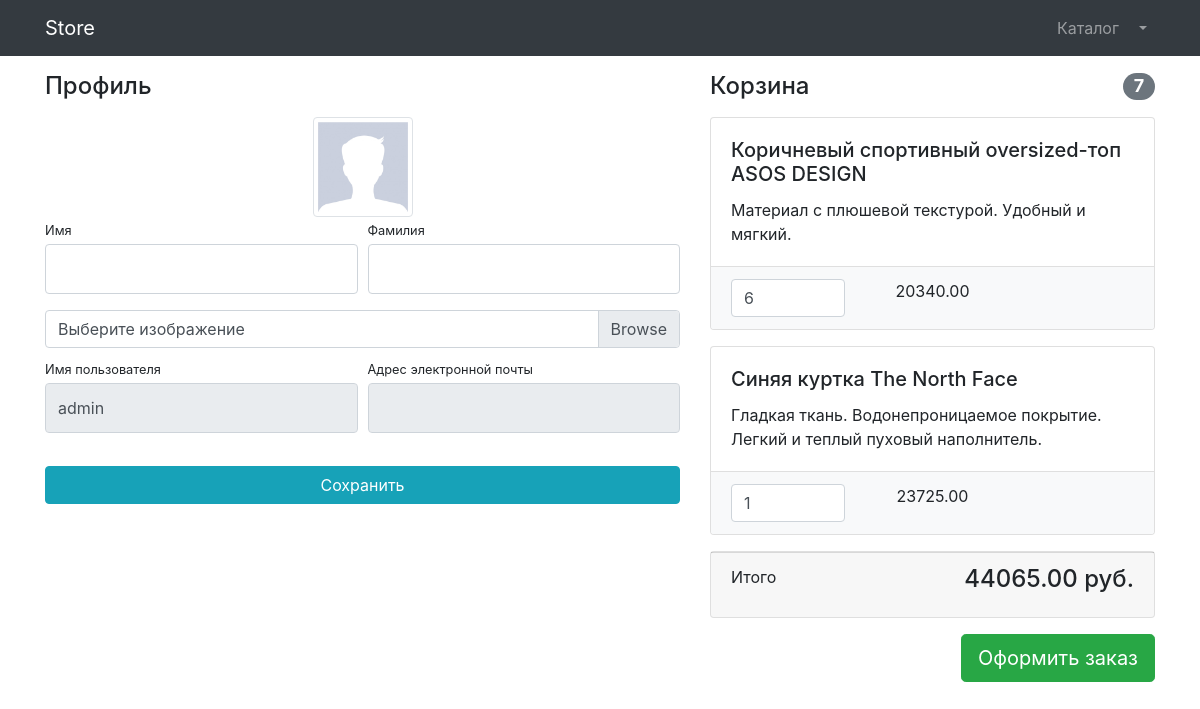
Before: /users/profile/ (signed in) with the older database file.
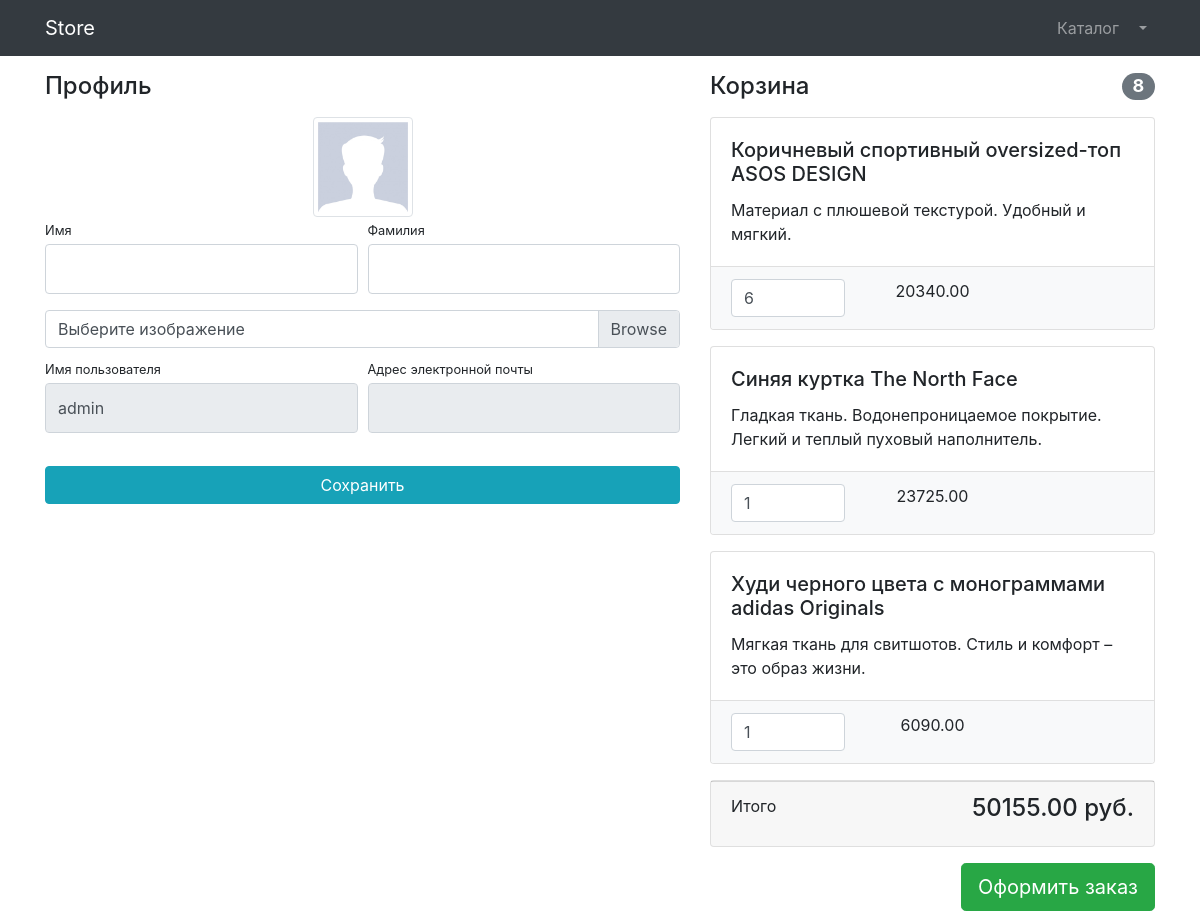
After: the same page with the newer database file.
### products/models.py (models this page shows, shortened)
class Basket(models.Model):
    user = models.ForeignKey(to=User, on_delete=models.PROTECT)
    product = models.ForeignKey(to=Product, on_delete=models.PROTECT)
    quantity = models.PositiveSmallIntegerField(default=0)
    created_timestamp = models.DateTimeField(auto_now_add=True)  # Автоматически заполняется
    objects = BasketQuerySet.as_manager()
    def sum(self):
        return self.product.price * self.quantity

class Product(models.Model):
    name = models.CharField(max_length=256)
    description = models.TextField()
    price = models.DecimalField(max_digits=8, decimal_places=2)
    quantity = models.PositiveIntegerField(default=0)
    image = models.ImageField(upload_to='products_images')
    category = models.ForeignKey(to=ProductCategory, on_delete=models.CASCADE)
    class Meta:
        verbose_name = 'Продукт'
        verbose_name_plural = 'Продукция'

### users/views.py (the view)
# urls.py: path('profile/', profile, name='profile'),
@login_required
def profile(request):
    if request.method == 'POST':
        form = UserProfileForm(instance=request.user, data=request.POST, files=request.FILES)
        if form.is_valid():
            form.save()
            return HttpResponseRedirect(reverse('users:profile'))
    else:
        form = UserProfileForm(instance=request.user)
    context = {
        'title': 'Store - Профиль',
        'form': form,
        'baskets': Basket.objects.filter(user=request.user),
    }
    return render(request, 'users/profile.html', context)

### users/forms.py
class UserProfileForm(UserChangeForm):
    first_name = forms.CharField(widget=forms.TextInput(attrs={'class': 'form-control py-4'}))
    last_name = forms.CharField(widget=forms.TextInput(attrs={'class': 'form-control py-4'}))
    image = forms.ImageField(widget=forms.FileInput(attrs={'class': 'custom-file-input'}), required=False) # не обяз
    username = forms.CharField(widget=forms.TextInput(attrs={'class': 'form-control py-4', 'readonly': True}))
    email = forms.CharField(widget=forms.TextInput(attrs={'class': 'form-control py-4', 'readonly': True}))
    class Meta:
        model = User
        fields = ('first_name', 'last_name', 'image', 'username', 'email')

### products/models.py (called while the page is built)
    def total_sum(self):
        return sum(basket.sum() for basket in self)

    def total_quantity(self):
        return sum(basket.quantity for basket in self)

### users/templates/users/profile.html (shortened to what this page needs)
{% extends 'products/base.html' %}
{% load static %}
{% block css %}
<link href="{% static 'vendor/css/profile.css' %}" rel="stylesheet">
{% endblock %}
{% block content %}
<div class="container">
    <div class="row">
        <div class="col-lg-7">
            <h4 class="mt-3 mb-3">Профиль</h4>
            <div class="col-lg-12 text-center">
                <img width="100" height="100"
                     src="{% if user.image %} {{ users.image.url }} {% else %} {% static 'vendor/img/users/default_avatar.jpg' %} {% endif %}"
                     class="img-thumbnail">
            </div>
            <form action="{% url 'users:profile' %}" method="post" enctype="multipart/form-data">
                <div class="form-row">
                    <div class="col-lg-6">
                        <div class="form-group">
                            <label class="small mb-1" for="{{ form.first_name.id_for_label }}">
                                Имя
                            </label>
                            {{ form.first_name }}
                        </div>
                    </div>
                    <div class="col-lg-6">
                        <div class="form-group">
                            <label class="small mb-1" for="{{ form.last_name.id_for_label }}">
                                Фамилия
                            </label>
                            {{ form.last_name }}
                        </div>
                    </div>
                </div>
                <div class="form-row mb-2">
                    <div class="col-lg-12">
                        <div class="custom-file">
                            <label class="custom-file-label" for="{{ form.image.id_for_label }}">
                                Выберите изображение
                            </label>
                        </div>
                    </div>
                </div>
                <div class="form-row">
                    <div class="col-lg-6">
                        <label class="small mb-1" for="{{ form.last_name.id_for_label }}">
                            Имя пользователя
                        </label>
                        {{ form.username }}
                    </div>
                    <div class="col-lg-6">
                        <label class="small mb-1" for="{{ form.email.id_for_label }}">
                            Адрес электронной почты
                        </label>
                        {{ form.email }}
                    </div>
                </div>
                <div class="form-row">
                    <div class="col-lg-12" style="margin-top: 33px;">
                        <input class="btn btn-info btn-block" type="submit" value="Сохранить">
                    </div>
                </div>
            </form>
        </div>
        <div class="col-lg-5">
            {% include 'products/baskets.html' %}
        </div>
    </div>
</div>
{% endblock %}

### products/templates/products/baskets.html (shortened to what this page needs)
{% if baskets %}
<h4 class="mt-3 mb-3 d-flex justify-content-between align-items-center mb-3">
    Корзина <span class="badge badge-secondary badge-pill">{{ baskets.total_quantity }}</span>
</h4>
{% for basket in baskets %}
<div class="card mb-3">
    <div class="card-body">
        <h5 class="card-title">{{ basket.product.name }} </h5>
        <p class="card-text">{{ basket.product.description }} </p>
    </div>
    <ul class="list-group list-group-flush">
        <li class="list-group-item bg-light">
            <div class="row text-center">
                <div class="col-lg-4">
                    <input name="basketID" type="number" class="form-control"
                           value="{{ basket.quantity }}" min="0">
                </div>
                <div class="col-lg-4">{{ basket.sum }}</div>
                <div class="col-lg-4">
                </div>
            </div>
        </li>
    </ul>
</div>
{% endfor %}
<div class="card mb-3">
    <div class="card-footer">
        <p class="float-left">Итого</p>
        <h4 class="float-right">{{ baskets.total_sum }} руб.</h4>
    </div>
</div>
<a class="btn btn-success btn-lg float-right" href="../orders/order-create.html">
    Оформить заказ
</a>
{% else %}
<h4 class="mt-3 mb-3 text-center">
    Корзин пуста
</h4>
{% endif %}

Changed rows visible on the page:
computed for Basket "Коричневый спортивный oversized-топ ASOS DESIGN": total_quantity "7" → "8"; total_sum "44065.00" → "50155.00"
added Basket: product.name "Худи черного цвета с монограммами adidas Originals", product.description "Мягкая ткань для свитшотов. Стиль и комфорт – это образ жизни.", basketID "1", sum "6090.00"
